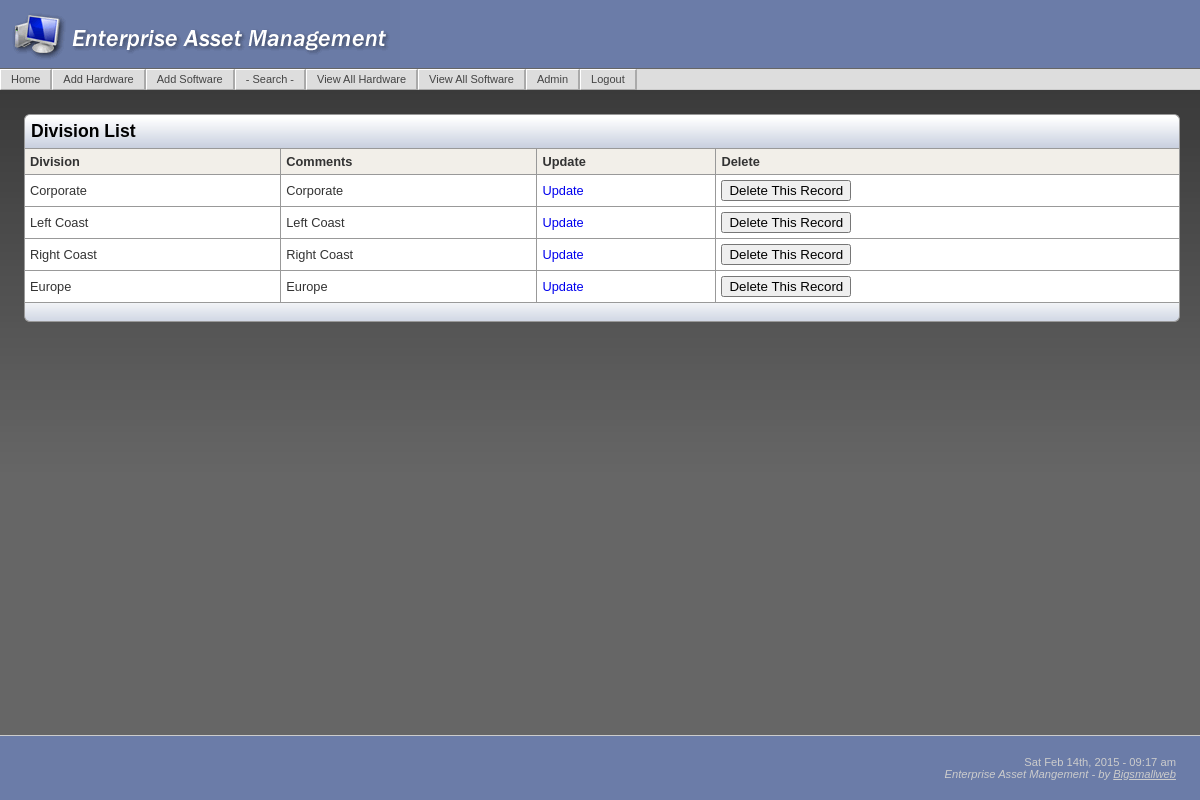
The page /DivisionList.php (signed in) on the database its author committed.
### tables this page shows
CREATE TABLE IF NOT EXISTS `division` (
  `division` varchar(15) NOT NULL default '',
  `id` int(11) NOT NULL auto_increment,
  `comments` text,
  PRIMARY KEY  (`id`)
);

### DivisionList.php (the view, shortened to what this page needs)
<?php require_once('Connections/eam.php'); ?>
<?php
$query_rsDivisionList = "SELECT * FROM division";
$rsDivisionList = mysql_query($query_rsDivisionList, $eam) or die(mysql_error());
$row_rsDivisionList = mysql_fetch_assoc($rsDivisionList);
?>
<?php
	include('includes/header.php');
?>
<h3>Division List</h3>
<table width="600" class="table1">
  <tr>
    <th>Division</th>
    <th>Comments</th>
    <th>Update</th>
    <th>Delete</th>
  </tr>
  <?php do { ?>
    <tr>
      <td><?php echo $row_rsDivisionList['division']; ?></td>
      <td><?php echo $row_rsDivisionList['comments']; ?></td>
      <td><a href="DivisionUpdate.php?recordID=<?php echo $row_rsDivisionList['id']; ?>">Update</a></td>
      <td>
    	<form id="delRecord" name="delRecord" method="post" action="DivisionDelete.php?recordID=<?php echo $row_rsDivisionList['id']; ?>">
           <input name="Submit" type="submit" class="red" value="Delete This Record" />
        </form>
      </td>
    </tr>
    <?php } while ($row_rsDivisionList = mysql_fetch_assoc($rsDivisionList)); ?>
</table>
<table class="pagination">
  <tr>
    <td>&nbsp;</td>
  </tr>
</table>
<?php include('includes/footer.php'); ?>

### includes/eam_main.css (style rules this page uses)
html, body { font-family: Verdana, Arial, Helvetica, sans-serif; background:url(../images/bkgd.jpg); background-repeat:repeat-x; background-position:top; background-color: #666; margin:0; text-align: center; color: #000000; font-size:100%; height:100% }
h1, h2, h3, h4 { font-family:"Trebuchet MS", Verdana, Arial, Helvetica, sans-serif; }
h3 { font-size:110%; padding:6px; margin:0; background-color:#DADFE9; border-top:1px solid #999; border-right:1px solid #999; border-left:1px solid #999; border-spacing:0px; border-collapse: collapse; background-image:url(../images/titleBk.gif); border-radius: 6px 6px 0 0; -moz-border-radius: 6px 6px 0 0; }
p, td { font-size:80%; }
th { font-size:80%; }
form { margin:0; padding:0; }
a { text-decoration:none; }
table a { display: block; width: 100%; }
.table1 { border-width: 1px; border-spacing:0px; border-style: solid; border-color: #999; border-collapse: collapse; background-color:#FFFFFF; width:100%; }
.table1 th { border-width: 1px; border-style: solid; border-color: #999; padding: 5px; background-color: #F2EFE9; text-align:left; color:#333; }
.table1 td { border-width: 1px; border-style: solid; border-color: #999; padding: 5px; text-align:left; color:#333; }
.pagination { width:100%; border-width: 1px; border-spacing:0px; border-style: solid; border-top:none; border-color: #999; background-color:#FFFFFF; background-image:url(../images/titleBk1.gif); margin:0 auto; border-radius: 0 0 6px 6px; -moz-border-radius:0 0 6px 6px; }
.pagination td { padding: 3px 10px; text-align:left; color:#666; font-size:68%; }

### rows shown on the page
division: division "Corporate", comments "Corporate"
division: division "Left Coast", comments "Left Coast"
division: division "Right Coast", comments "Right Coast"
division: division "Europe", comments "Europe"
